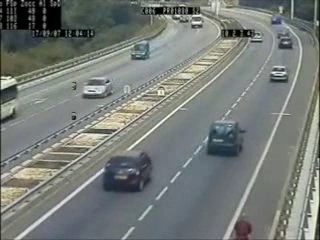
#> input picture frame 75 of July 16/Car-detection/video.avi, 320 x 240 px
$ python 'car_Detection(1).py'
#> lines starting #> are read from the running program, lines starting #| are printed output that depends on the picture
#!/usr/bin/env python3
# -*- coding: utf-8 -*-
"""
Created on Mon Jul 16 14:09:28 2018

@author: apple
"""
import cv2
import numpy as np

def diffUpDown(img):
    # compare top and bottom size of the image
    # 1. cut image in two
    # 2. flip the top side
    # 3. resize to same size
    # 4. compare difference
    ##img = roiImage          ##
    height, width, depth = img.shape
    half = int(height/2)
    top = img[0:half, 0:width]
    bottom = img[half:half+half, 0:width]
    top = cv2.flip(top,1)
    bottom = cv2.resize(bottom, (32, 64))
    top = cv2.resize(top, (32, 64))
    return ( mse(top,bottom) )


def diffLeftRight(img):
    # compare left and right size of the image
    # 1. cut image in two
    # 2. flip the right side
    # 3. resize to same size
    # 4. compare difference
    ##img = roiImage              ##
    height, width, depth = img.shape
    half = int(width/2)
    left = img[0:height, 0:half]
    right = img[0:height, half:half + half-1]
    right = cv2.flip(right,1)
    left = cv2.resize(left, (32, 64))
    right = cv2.resize(right, (32, 64))
    return ( mse(left,right) )


def mse(imageA, imageB):
    err = np.sum((imageA.astype("float") - imageB.astype("float")) ** 2)
    err /= float(imageA.shape[0] * imageA.shape[1])
    return err

def isNewRoi(rx,ry,rw,rh,rectangles):
    for r in rectangles:
        if abs(r[0] - rx) < 40 and abs(r[1] - ry) < 40:
           return False
    return True

def detectRegionsOfInterest(frame, cascade):
    scaleDown = 2
    frameHeight, frameWidth, fdepth = frame.shape

    # Resize
    frame = cv2.resize(frame, (int(frameWidth/scaleDown), int(frameHeight/scaleDown)))
    frameHeight, frameWidth, fdepth = frame.shape

    # haar detection.
    cars = cascade.detectMultiScale(frame, 1.2, 1)

    newRegions = []
    minY = int(frameHeight*0.3)

    # iterate regions of interest
    for (x,y,w,h) in cars:
            ##x=50;y=50;w=250;h=250;      ##
            roi = [x,y,w,h]
            roiImage = frame[y:y+h, x:x+w]

            carWidth = roiImage.shape[0]
            if y > minY:
                diffX = diffLeftRight(roiImage)
                ##diffX = 3852.0947265625             ##
                diffY = round(diffUpDown(roiImage))
                ##diffY = 3576.17333984375       ##

                if diffX > 1600 and diffX < 3000 and diffY > 12000:
                    rx,ry,rw,rh = roi
                    newRegions.append( [rx*scaleDown,ry*scaleDown,rw*scaleDown,rh*scaleDown] )

    return newRegions


def detectCars(filename):
    rectangles = []
    cascade = cv2.CascadeClassifier('/Users/apple/Desktop/Project/GitHub/Car-detection/cars.xml')
    vc = cv2.VideoCapture(filename)

    if vc.isOpened():
        rval , frame = vc.read()
#> frame is the input picture: shape (240, 320, 3); mean B, G, R 120, 123.9, 118.8
    else:
        rval = False

    roi = [0,0,0,0]
    frameCount = 0

    while rval:
        rval, frame = vc.read()
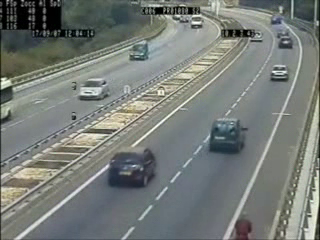
#> input picture frame 76 of July 16/Car-detection/video.avi, 320 x 240 px
#> frame is the input picture: shape (240, 320, 3); mean B, G, R 119.9, 124, 118.8
        frameHeight, frameWidth, fdepth = frame.shape
#> frameHeight = 240; frameWidth = 320; fdepth = 3

        newRegions = detectRegionsOfInterest(frame, cascade)
#> in detectRegionsOfInterest, `frame = cv2.resize(frame, (int(frameWidth/scaleDown), int(frameHeight/..`:
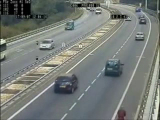
#> frame: shape (120, 160, 3); mean of channels 0, 1, 2 120, 124.1, 118.9; drawn as B, G, R
#> in detectRegionsOfInterest, `cars = cascade.detectMultiScale(frame, 1.2, 1)`: cars = [[43, 63, 42, 42]]
#> the loop in detectRegionsOfInterest, `for (x,y,w,h) in cars:` made 1 pass
#> (x, y, w, h, carWidth) on pass 1: (43, 63, 42, 42, 42)
#> pass 1, in detectRegionsOfInterest, `roiImage = frame[y:y+h, x:x+w]`:
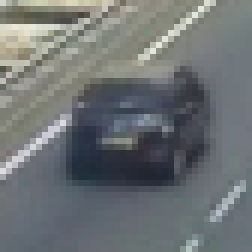
#> roiImage: shape (42, 42, 3) (shown 6 times larger); mean of channels 0, 1, 2 116.1, 114.7, 110.2; drawn as B, G, R
#> pass 1, in diffLeftRight, `left = img[0:height, 0:half]`:
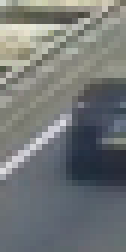
#> left: shape (42, 21, 3) (shown 6 times larger); mean of channels 0, 1, 2 118.7, 118.9, 115.2; drawn as B, G, R
#> pass 1, in diffLeftRight, `right = img[0:height, half:half + half-1]`:
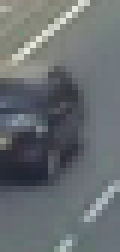
#> right: shape (42, 20, 3) (shown 6 times larger); mean of channels 0, 1, 2 112.9, 110, 104.8; drawn as B, G, R
#> pass 1, in diffLeftRight, `right = cv2.flip(right,1)`:
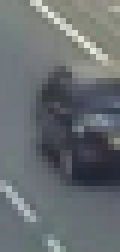
#> right: shape (42, 20, 3) (shown 6 times larger); mean of channels 0, 1, 2 112.9, 110, 104.8; drawn as B, G, R
#> after the loop in detectRegionsOfInterest, `for (x,y,w,h) in cars:`: newRegions = []
#> newRegions = []
        for region in newRegions:
            if isNewRoi(region[0],region[1],region[2],region[3],rectangles):
                rectangles.append(region)
#> this loop made 0 passes
#> after the loop, rectangles = []

        for r in rectangles:
            cv2.rectangle(frame,(r[0],r[1]),(r[0]+r[2],r[1]+r[3]),(0,0,255),3)

        frameCount = frameCount + 1
        if frameCount > 30:
            frameCount = 0
            rectangles = []

        # show result
        cv2.imshow("Result",frame)
        cv2.waitKey(1);
    vc.release()

detectCars('/Users/apple/Desktop/Project/GitHub/Car-detection/video.avi')
